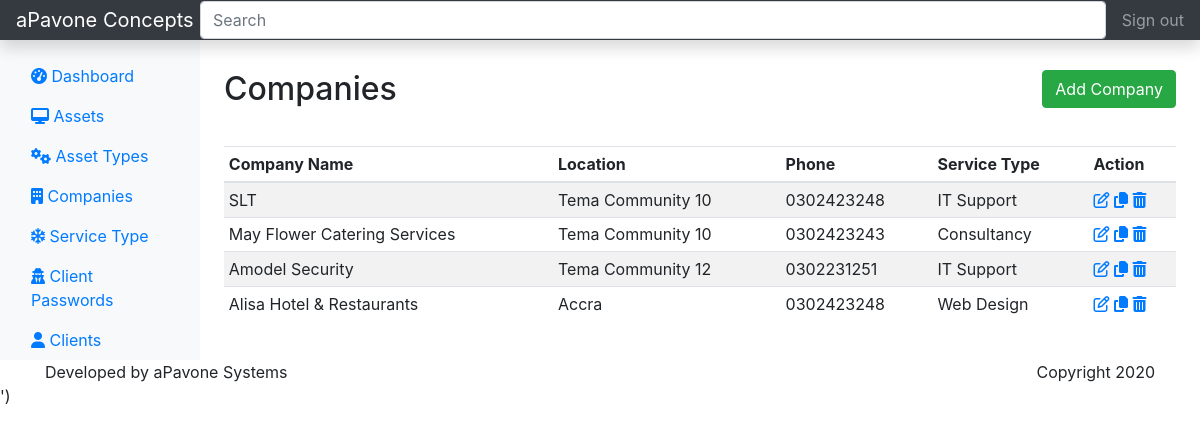
Screenshot of /company with the database file from the repository.
### register/models.py (models this page shows, shortened)
class Company(models.Model):
    name = models.CharField(max_length=30, unique=True)
    location = models.CharField(max_length=30)
    phone = models.CharField(max_length=10)
    servicetype = models.ForeignKey(ServiceType, on_delete=models.CASCADE)
    class Meta:
        verbose_name = 'Company'
        verbose_name_plural = 'Companies'

class ServiceType(models.Model):
    name = models.CharField(max_length=40, unique=True)
    def __str__(self):
        return self.name

### register/views.py (the view)
# urls.py: path('company', views.company, name="company"),
def company(request):
    companies = Company.objects.all()
    return render(request, "register/company/index.html", {'companies': companies})

### register/templates/register/company/index.html
{% extends 'register/pages/layout.html' %}
{% block content %}
<div class="row" style="margin-top: 30px; margin-bottom: 30px;">
    <div class="col-10">
        <h2>Companies</h2>
    </div>
    <div class="col-2">
        <a href="{% url 'add_company' %}" class="btn btn-success right"> Add Company</a>
    </div>
</div>
          <div class="table-responsive">
            <table class="table table-striped table-sm">
              <thead>
                <tr>
                  <th>Company Name</th>
                    <th>Location</th>
                    <th>Phone</th>
                    <th>Service Type</th>
                    <th>Action</th>
                </tr>
              </thead>
              <tbody>
              {% for company in companies %}
              <tr>
                  <td> {{ company.name }} </td>
                  <td> {{ company.location }} </td>
                  <td> {{ company.phone }} </td>
                  <td> {{ company.servicetype }} </td>
                  <td>
                      <a href="{% url 'update_company' company.id %}"><i class="fa fa-edit" aria-hidden="true"></i></a>
                      <a href=""><i class="fa fa-copy" aria-hidden="true"></i></a>
                      <a href="{% url 'delete_company' company.id %}"><i class="fa fa-trash" aria-hidden="true"></i></a>
                  </td>
                </tr>
                {% endfor %}
              </tbody>
            </table>
          </div>
{% endblock %}

### rows the page displays
Company: name "SLT", location "Tema Community 10", phone "0302423248", servicetype "IT Support"
Company: name "May Flower Catering Services", location "Tema Community 10", phone "0302423243", servicetype "Consultancy"
Company: name "Amodel Security", location "Tema Community 12", phone "0302231251", servicetype "IT Support"
Company: name "Alisa Hotel & Restaurants", location "Accra", phone "0302423248", servicetype "Web Design"
